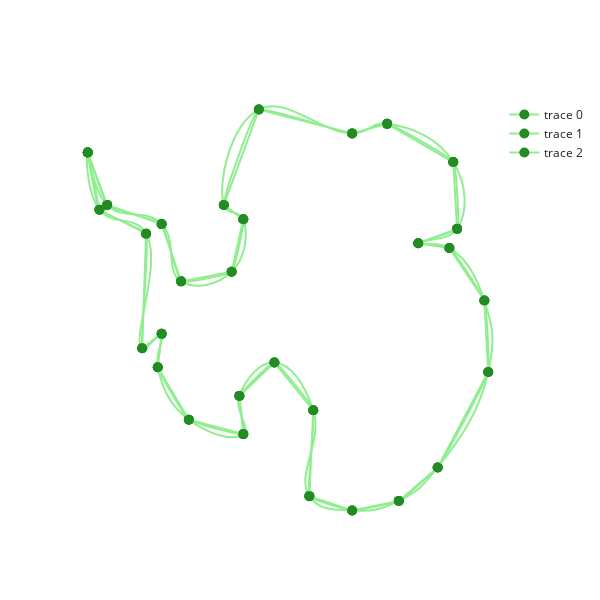

Write notebook code for a chart like this one.
### Markdown cell above
# Splines

### Code cell
# Visualise any time slice
fig = go.Figure(data = go.Scatter(
    x = x,
    y = y,
    mode = "markers+lines",
    marker = dict(
        color = 'forestgreen',
        size = 10),
    line = dict(
        color = 'lightgreen',
        width = 2,
        shape = "spline",
        smoothing = 1.3),
    ))

fig.add_trace(
    go.Scatter(
    x = x,
    y = y,
    mode = "markers+lines",
    marker = dict(
        color = 'forestgreen',
        size = 10),
    line = dict(
        color = 'lightgreen',
        width = 2,
        shape = "spline",
        smoothing = 0.3),
    )
)

fig.add_trace(
    go.Scatter(
    x = x,
    y = y,
    mode = "markers+lines",
    marker = dict(
        color = 'forestgreen',
        size = 10),
    line = dict(
        color = 'lightgreen',
        width = 2,
        shape = "spline",
        smoothing = 0.0),
    )
)

fig.update_layout(
    autosize = False,
    width = 600,
    height = 600)

# margin
fig.update_yaxes(range = [y.min() - 1e5, y.max() + 1e5])
fig.update_xaxes(range = [x.min() - 1e5, x.max() + 1e5])

# remove grid and axis
fig.update_layout(template = "simple_white")
fig.update_xaxes(visible = False)
fig.update_yaxes(visible = False)

fig.show()

### Figure 1 — Plotly figure (JSON) as saved in the notebook; plotly's stock layout.template omitted (floating-point values rounded to 4 significant figures)
{"data": [{"line": {"color": "lightgreen", "shape": "spline", "smoothing": 1.3, "width": 2}, "marker": {"color": "forestgreen", "size": 10}, "mode": "markers+lines", "type": "scatter", "x": [-2500000, -2250000, -1550000, -1300000, -650000, -500000, -750000, -300000, 900000, 1350000, 2200000, 2250000, 1750000, 2150000, 2600000, 2650000, 2000000, 1500000, 900000, 350000, 400000, -100000, -550000, -500000, -1200000, -1600000, -1550000, -1800000, -1750000, -2350000, -2500000], "y": [1650000, 1100000, 900000, 300000, 400000, 950000, 1100000, 2100000, 1850000, 1950000, 1550000, 850000, 700000, 650000, 100000, -650000, -1650000, -2000000, -2100000, -1950000, -1050000, -550000, -900000, -1300000, -1150000, -600000, -250000, -400000, 800000, 1050000, 1650000]}, {"line": {"color": "lightgreen", "shape": "spline", "smoothing": 0.3, "width": 2}, "marker": {"color": "forestgreen", "size": 10}, "mode": "markers+lines", "type": "scatter", "x": [-2500000, -2250000, -1550000, -1300000, -650000, -500000, -750000, -300000, 900000, 1350000, 2200000, 2250000, 1750000, 2150000, 2600000, 2650000, 2000000, 1500000, 900000, 350000, 400000, -100000, -550000, -500000, -1200000, -1600000, -1550000, -1800000, -1750000, -2350000, -2500000], "y": [1650000, 1100000, 900000, 300000, 400000, 950000, 1100000, 2100000, 1850000, 1950000, 1550000, 850000, 700000, 650000, 100000, -650000, -1650000, -2000000, -2100000, -1950000, -1050000, -550000, -900000, -1300000, -1150000, -600000, -250000, -400000, 800000, 1050000, 1650000]}, {"line": {"color": "lightgreen", "shape": "spline", "smoothing": 0, "width": 2}, "marker": {"color": "forestgreen", "size": 10}, "mode": "markers+lines", "type": "scatter", "x": [-2500000, -2250000, -1550000, -1300000, -650000, -500000, -750000, -300000, 900000, 1350000, 2200000, 2250000, 1750000, 2150000, 2600000, 2650000, 2000000, 1500000, 900000, 350000, 400000, -100000, -550000, -500000, -1200000, -1600000, -1550000, -1800000, -1750000, -2350000, -2500000], "y": [1650000, 1100000, 900000, 300000, 400000, 950000, 1100000, 2100000, 1850000, 1950000, 1550000, 850000, 700000, 650000, 100000, -650000, -1650000, -2000000, -2100000, -1950000, -1050000, -550000, -900000, -1300000, -1150000, -600000, -250000, -400000, 800000, 1050000, 1650000]}], "layout": {"autosize": false, "height": 600, "width": 600, "xaxis": {"range": [-2600000, 2750000], "visible": false}, "yaxis": {"range": [-2200000, 2200000], "visible": false}}}
